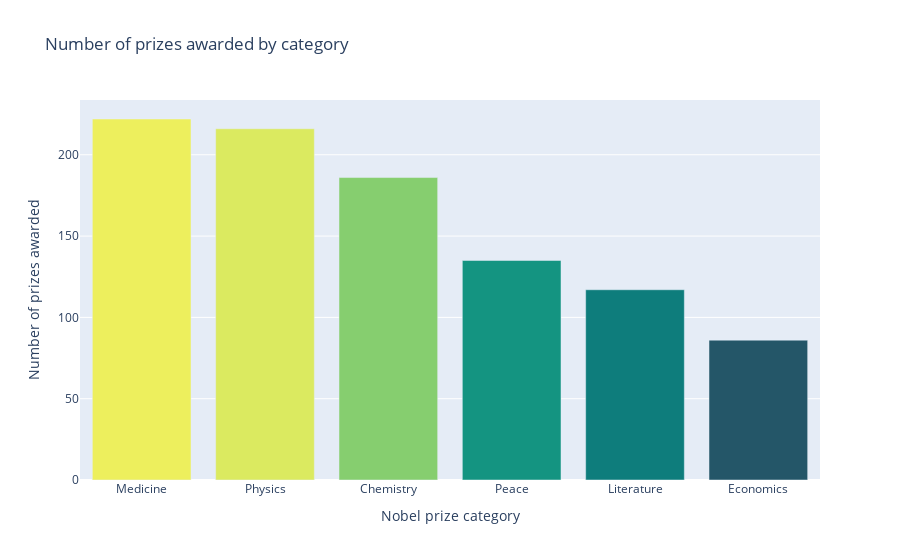

Notebook cell for this chart:
### Code cell
fig = px.bar(x=count.index, y=count.values, color=count.values, color_continuous_scale='Aggrnyl', title='Number of prizes awarded by category')
fig.update_layout(xaxis_title='Nobel prize category', yaxis_title='Number of prizes awarded', coloraxis_showscale=False)
fig.show()

### Figure 1 — Plotly figure (JSON) as saved in the notebook; plotly's stock layout.template omitted (floating-point values rounded to 4 significant figures)
{"data": [{"alignmentgroup": "True", "hovertemplate": "x=%{x}<br>y=%{y}<br>color=%{marker.color}<extra></extra>", "legendgroup": "", "marker": {"color": [222, 216, 186, 135, 117, 86], "coloraxis": "coloraxis"}, "name": "", "offsetgroup": "", "orientation": "v", "showlegend": false, "textposition": "auto", "type": "bar", "x": ["Medicine", "Physics", "Chemistry", "Peace", "Literature", "Economics"], "xaxis": "x", "y": [222, 216, 186, 135, 117, 86], "yaxis": "y"}], "layout": {"barmode": "relative", "coloraxis": {"colorbar": {"title": {"text": "color"}}, "colorscale": [[0, "rgb(36, 86, 104)"], [0.1667, "rgb(15, 114, 121)"], [0.3333, "rgb(13, 143, 129)"], [0.5, "rgb(57, 171, 126)"], [0.6667, "rgb(110, 197, 116)"], [0.8333, "rgb(169, 220, 103)"], [1, "rgb(237, 239, 93)"]], "showscale": false}, "legend": {"tracegroupgap": 0}, "title": {"text": "Number of prizes awarded by category"}, "xaxis": {"anchor": "y", "domain": [0, 1], "title": {"text": "Nobel prize category"}}, "yaxis": {"anchor": "x", "domain": [0, 1], "title": {"text": "Number of prizes awarded"}}}}
